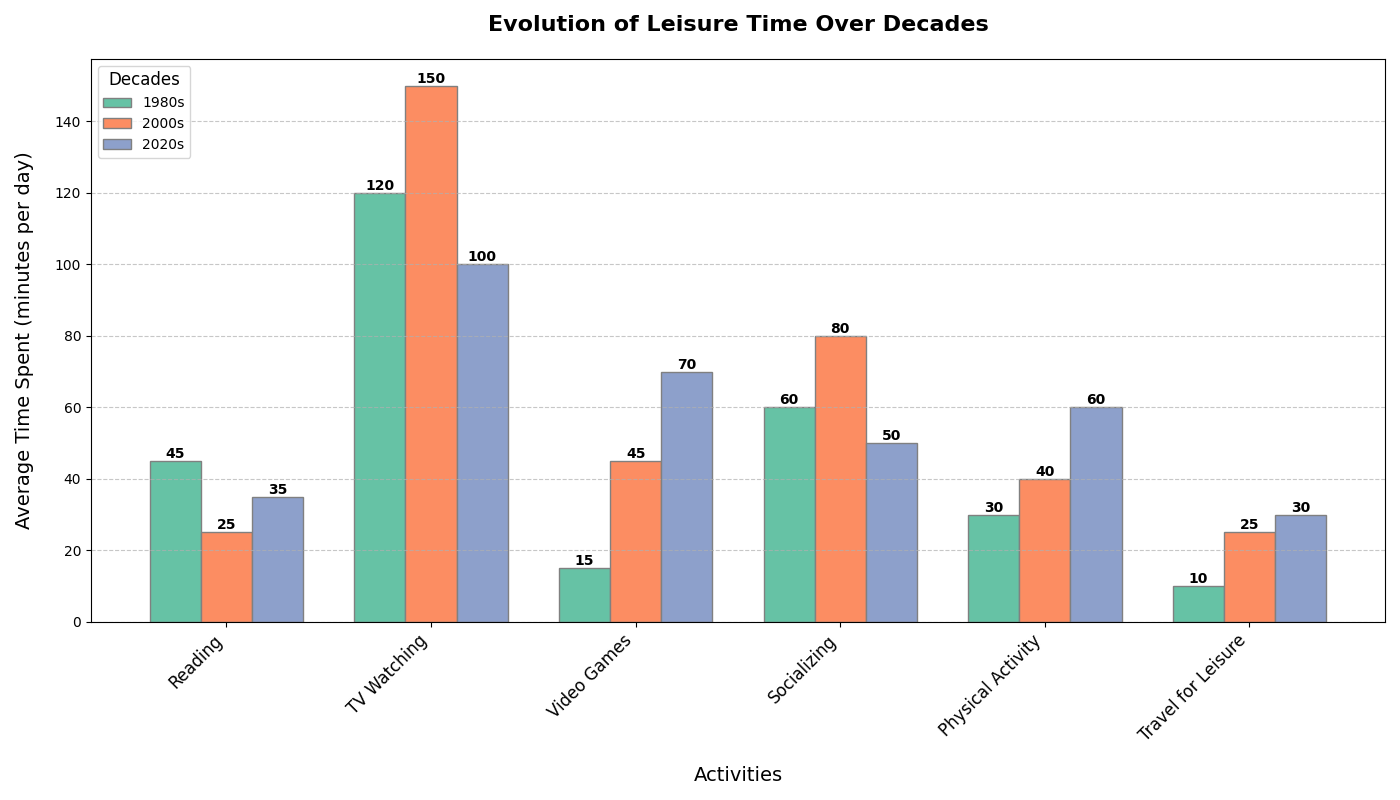

Generate this figure with Python:
import matplotlib.pyplot as plt
import numpy as np

activities = ['Reading', 'TV Watching', 'Video Games', 'Socializing', 'Physical Activity', 'Travel for Leisure']
time_1980s = [45, 120, 15, 60, 30, 10]
time_2000s = [25, 150, 45, 80, 40, 25]
time_2020s = [35, 100, 70, 50, 60, 30]

time_data = np.array([time_1980s, time_2000s, time_2020s])
decades = ['1980s', '2000s', '2020s']

bar_width = 0.25

fig, ax = plt.subplots(figsize=(14, 8))

positions_1980s = np.arange(len(activities))
positions_2000s = [x + bar_width for x in positions_1980s]
positions_2020s = [x + bar_width for x in positions_2000s]

# New color scheme for the bars
bars_1980s = ax.bar(positions_1980s, time_1980s, width=bar_width, color='#66c2a5', edgecolor='grey', label='1980s')
bars_2000s = ax.bar(positions_2000s, time_2000s, width=bar_width, color='#fc8d62', edgecolor='grey', label='2000s')
bars_2020s = ax.bar(positions_2020s, time_2020s, width=bar_width, color='#8da0cb', edgecolor='grey', label='2020s')

ax.set_title('Evolution of Leisure Time Over Decades', fontsize=16, fontweight='bold', pad=20)
ax.set_xlabel('Activities', fontsize=14, labelpad=15)
ax.set_ylabel('Average Time Spent (minutes per day)', fontsize=14, labelpad=15)
ax.set_xticks([r + bar_width for r in range(len(activities))])
ax.set_xticklabels(activities, rotation=45, ha='right', fontsize=12)

def add_labels(bars):
    for bar in bars:
        height = bar.get_height()
        ax.text(bar.get_x() + bar.get_width() / 2, height, f'{height}', ha='center', va='bottom', fontsize=10, fontweight='bold')

add_labels(bars_1980s)
add_labels(bars_2000s)
add_labels(bars_2020s)

ax.legend(title='Decades', loc='upper left', fontsize=10, title_fontsize=12)
ax.grid(axis='y', linestyle='--', alpha=0.7)

plt.tight_layout()
plt.show()
